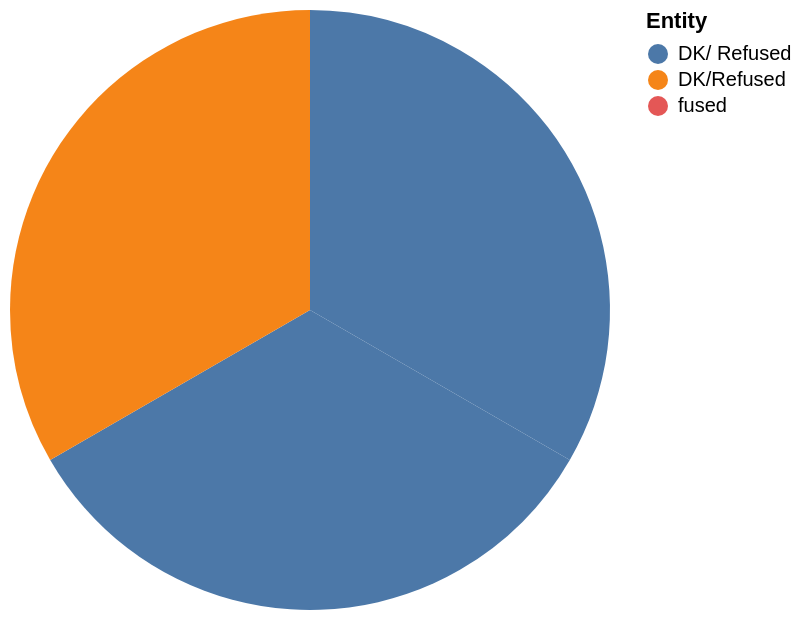

Specify this chart in Vega-Lite:
### Vega-Lite specification from a JSON file in a GitHub repository (floating-point values rounded to 4 significant figures)
{"$schema": "https://vega.github.io/schema/vega-lite/v5.json", "description": "Pie chart auto-generated from CSV", "data": {"values": [{"Entity": "The Chinese government's initial handling of the coronavirus outbreak in Wuhan is not at all for to blame the global spread of the svirus", "Value": "nan"}, {"Entity": "The U.S. should hold China responsible for the role it played in the outbreak of the coronavirus, even if it means worsening relations with China", "Value": ".."}, {"Entity": "DK/ Refused", "Value": "5"}, {"Entity": "The U.S. should prioritize strong U.S. --China relations, even if it means overlooking any role China played in the  outbreak of the coronavirus", "Value": "....--38"}, {"Entity": "DK/ Refused", "Value": "5"}, {"Entity": "The U.S should prioritize strong U.S.- China relations, even if it means overlooking any role China played in the  outbreak of the coronavirus", "Value": "...-38"}, {"Entity": "fused", "Value": "5"}, {"Entity": "DK/Refused", "Value": "5"}]}, "mark": "arc", "encoding": {"theta": {"field": "Value", "type": "quantitative"}, "color": {"field": "Entity", "type": "nominal"}}}
